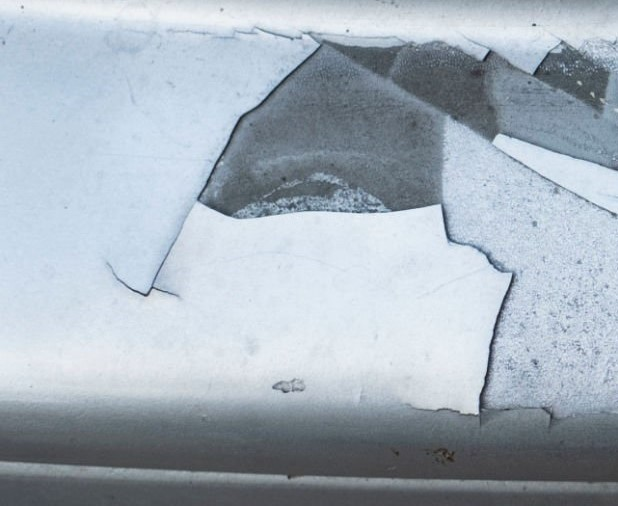
#> input picture Rechu/indus.jpg, 618 x 506 px
$ python industry.py
#> lines starting #> are read from the running program, lines starting #| are printed output that depends on the picture; after the words box and inside, x2 and y2 are one past the last pixel; in counts of white or black regions, pixels touching at a corner belong together
import cv2
import numpy as np

# Load the image
image = cv2.imread('indus.jpg')
#> image is the input picture: shape (506, 618, 3); mean B, G, R 187, 176.4, 165.2
if image is None:
    raise FileNotFoundError("Image not found. Make sure 'cracks_1.jpg' is in your directory.")

# Convert to grayscale
gray = cv2.cvtColor(image, cv2.COLOR_BGR2GRAY)
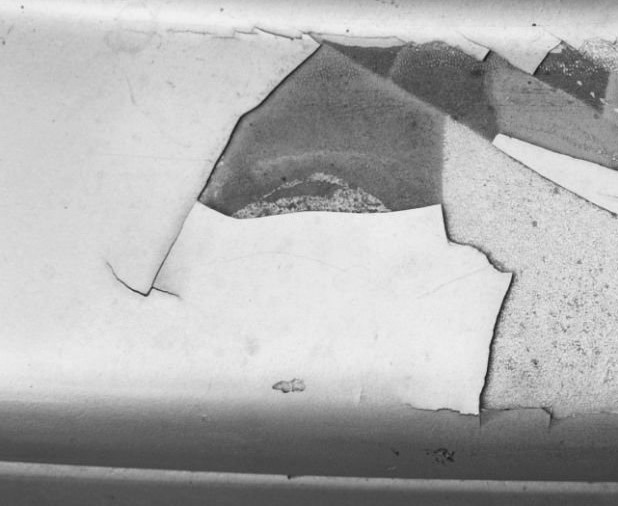
#> gray: shape (506, 618); min 22, max 246, mean 174.3

# Apply Gaussian Blur to reduce noise
blurred = cv2.GaussianBlur(gray, (5, 5), 0)

# Edge detection using Canny
edges = cv2.Canny(blurred, 50, 150)
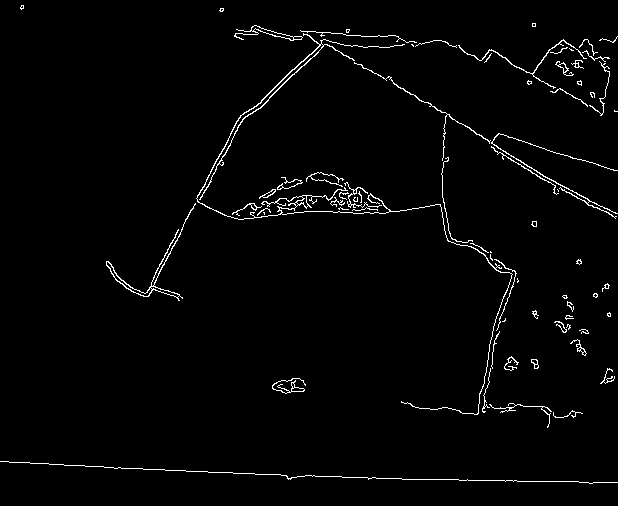
#> edges: shape (506, 618); 2% white in thin lines or dots

# Dilate the edges to make cracks more visible
kernel = np.ones((3, 3), np.uint8)
dilated = cv2.dilate(edges, kernel, iterations=1)
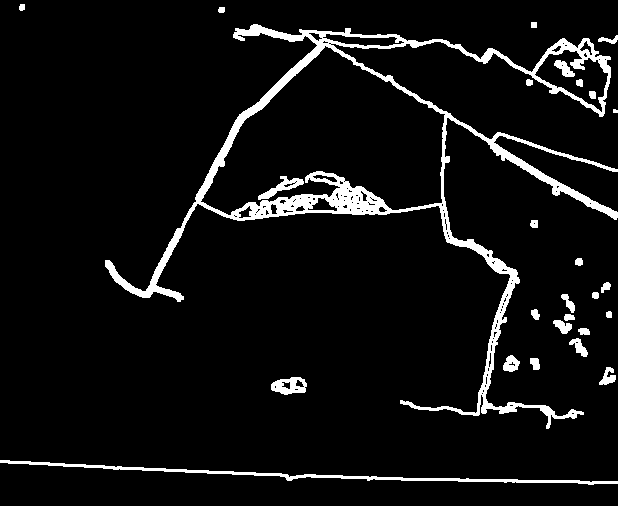
#> dilated: shape (506, 618); 6.3% white; 27 white regions (1 under 20 px)

# Find contours
contours, _ = cv2.findContours(dilated.copy(), cv2.RETR_EXTERNAL, cv2.CHAIN_APPROX_SIMPLE)
#> contours = 23 contours, 1 with area under 20; largest, box (x1, y1, x2, y2) and area: (105, 24, 618, 429) 41432, (0, 460, 618, 485) 1322, (271, 377, 307, 395) 446, (503, 355, 520, 372) 176, (569, 338, 588, 357) 141

# Draw bounding boxes and label them
for contour in contours:
    area = cv2.contourArea(contour)
    if area > 100:  # Filter out noise
        x, y, w, h = cv2.boundingRect(contour)
        cv2.rectangle(image, (x, y), (x + w, y + h), (0, 0, 255), 2)
        cv2.putText(image, 'Crack', (x, y - 10), cv2.FONT_HERSHEY_SIMPLEX, 0.6, (36, 255, 12), 2)
#> this loop made 23 passes
#> (area, x, y, w, h) on passes 1, 2, 3, 5, 6, 8, 20: (1322.5, 0, 460, 618, 25), (446.5, 271, 377, 36, 18), (135, 599, 367, 17, 18), (175.5, 503, 355, 17, 17), (141, 569, 338, 19, 19), (133.5, 553, 320, 19, 14), (41432, 105, 24, 513, 405)
#> area on passes 4, 7, 9, 10, 11, 12: 76.5, 54, 46.5, 27.5, 55, 95
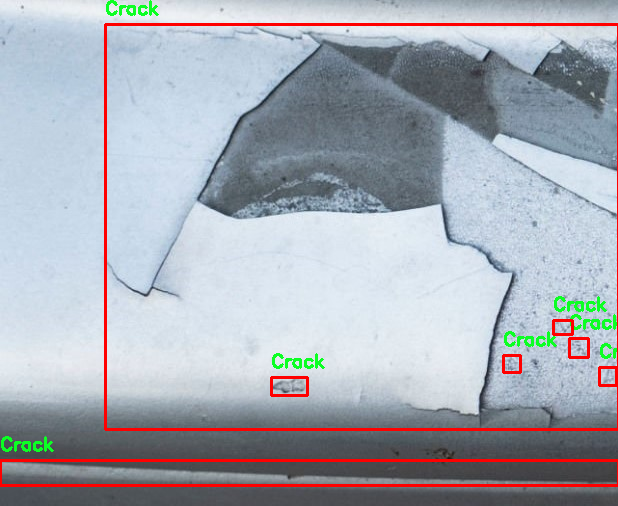
#> image: shape (506, 618, 3); 3.8% of pixels changed, all inside (x1, y1, x2, y2) = (0, 0, 618, 487)

# Display the result
cv2.imshow("Detected Cracks", image)
cv2.waitKey(0)
cv2.destroyAllWindows()
